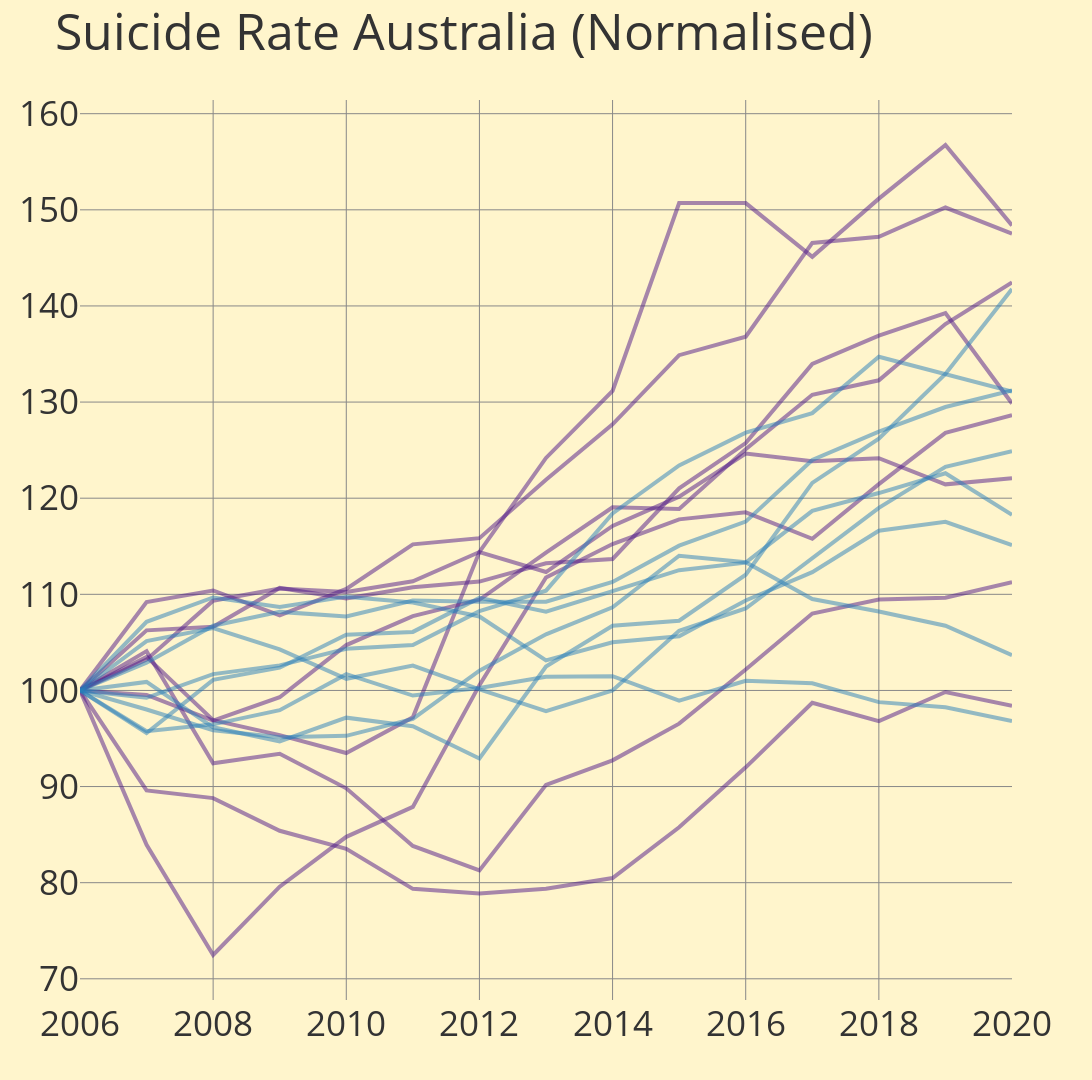

Notebook code cell kept with this figure:
### Code cell
plot_normalized_suicide_trends(
    file_name="d_aus_suicide_grouped.csv",
    min_year=2006,
    max_year=2020,
    # age_groups=["<20", "20s", "30s"],
    split_by_gender=True,
    split_by_age_group=True,
    template="base",
    rolling_window=5,
    # highlight_lines=["Females_<20", "Females_20s", "Females_40s"],
    show_legend=False
)

### Figure 1 — Plotly figure (JSON) as saved in the notebook; plotly's stock layout.template omitted (floating-point values rounded to 4 significant figures)
{"data": [{"line": {"color": "#4f1787", "width": 4}, "mode": "lines", "name": "Females 20s", "opacity": 0.5, "type": "scatter", "x": [2006, 2007, 2008, 2009, 2010, 2011, 2012, 2013, 2014, 2015, 2016, 2017, 2018, 2019, 2020], "y": [100, 99.53, 96.86, 99.29, 104.7, 107.7, 109.4, 114.3, 119.1, 118.9, 125.1, 130.8, 132.3, 138.1, 142.5]}, {"line": {"color": "#4f1787", "width": 4}, "mode": "lines", "name": "Females 30s", "opacity": 0.5, "type": "scatter", "x": [2006, 2007, 2008, 2009, 2010, 2011, 2012, 2013, 2014, 2015, 2016, 2017, 2018, 2019, 2020], "y": [100, 103.2, 109.3, 110.6, 110.2, 111.4, 114.4, 112.3, 117.1, 120.2, 124.6, 123.8, 124.2, 121.4, 122.1]}, {"line": {"color": "#4f1787", "width": 4}, "mode": "lines", "name": "Females 40s", "opacity": 0.5, "type": "scatter", "x": [2006, 2007, 2008, 2009, 2010, 2011, 2012, 2013, 2014, 2015, 2016, 2017, 2018, 2019, 2020], "y": [100, 109.2, 110.4, 107.8, 110.6, 115.2, 115.8, 121.9, 127.7, 134.9, 136.8, 146.6, 147.2, 150.2, 147.5]}, {"line": {"color": "#4f1787", "width": 4}, "mode": "lines", "name": "Females 50s", "opacity": 0.5, "type": "scatter", "x": [2006, 2007, 2008, 2009, 2010, 2011, 2012, 2013, 2014, 2015, 2016, 2017, 2018, 2019, 2020], "y": [100, 106.2, 106.6, 110.7, 109.6, 110.7, 111.3, 113.2, 113.7, 121.0, 125.7, 134.0, 136.9, 139.3, 129.9]}, {"line": {"color": "#4f1787", "width": 4}, "mode": "lines", "name": "Females 60s", "opacity": 0.5, "type": "scatter", "x": [2006, 2007, 2008, 2009, 2010, 2011, 2012, 2013, 2014, 2015, 2016, 2017, 2018, 2019, 2020], "y": [100, 104.1, 92.42, 93.41, 89.82, 83.82, 81.27, 90.18, 92.73, 96.55, 102.2, 108, 109.5, 109.6, 111.3]}, {"line": {"color": "#4f1787", "width": 4}, "mode": "lines", "name": "Females 70s", "opacity": 0.5, "type": "scatter", "x": [2006, 2007, 2008, 2009, 2010, 2011, 2012, 2013, 2014, 2015, 2016, 2017, 2018, 2019, 2020], "y": [100, 89.6, 88.8, 85.4, 83.52, 79.36, 78.88, 79.36, 80.48, 85.76, 92, 98.72, 96.8, 99.84, 98.4]}, {"line": {"color": "#4f1787", "width": 4}, "mode": "lines", "name": "Females 80+", "opacity": 0.5, "type": "scatter", "x": [2006, 2007, 2008, 2009, 2010, 2011, 2012, 2013, 2014, 2015, 2016, 2017, 2018, 2019, 2020], "y": [100, 83.94, 72.48, 79.59, 84.77, 87.89, 100.6, 111.7, 115.2, 117.8, 118.5, 115.8, 121.5, 126.8, 128.6]}, {"line": {"color": "#4f1787", "width": 4}, "mode": "lines", "name": "Females <20", "opacity": 0.5, "type": "scatter", "x": [2006, 2007, 2008, 2009, 2010, 2011, 2012, 2013, 2014, 2015, 2016, 2017, 2018, 2019, 2020], "y": [100, 103.5, 96.9, 95.35, 93.49, 97.21, 114.4, 124.2, 131.2, 150.7, 150.7, 145.1, 151.2, 156.7, 148.4]}, {"line": {"color": "#297fb9", "width": 4}, "mode": "lines", "name": "Males 20s", "opacity": 0.5, "type": "scatter", "x": [2006, 2007, 2008, 2009, 2010, 2011, 2012, 2013, 2014, 2015, 2016, 2017, 2018, 2019, 2020], "y": [100, 105.1, 106.5, 104.3, 101.2, 102.6, 100.1, 97.84, 100, 106.2, 108.5, 113.7, 119.0, 123.3, 124.9]}, {"line": {"color": "#297fb9", "width": 4}, "mode": "lines", "name": "Males 30s", "opacity": 0.5, "type": "scatter", "x": [2006, 2007, 2008, 2009, 2010, 2011, 2012, 2013, 2014, 2015, 2016, 2017, 2018, 2019, 2020], "y": [100, 107.1, 109.7, 108.7, 109.8, 109.1, 107.7, 103.1, 105.0, 105.6, 109.4, 112.3, 116.6, 117.5, 115.1]}, {"line": {"color": "#297fb9", "width": 4}, "mode": "lines", "name": "Males 40s", "opacity": 0.5, "type": "scatter", "x": [2006, 2007, 2008, 2009, 2010, 2011, 2012, 2013, 2014, 2015, 2016, 2017, 2018, 2019, 2020], "y": [100, 95.58, 101.1, 102.4, 105.8, 106.1, 109.6, 108.2, 110.3, 112.5, 113.3, 118.7, 120.5, 122.6, 118.3]}, {"line": {"color": "#297fb9", "width": 4}, "mode": "lines", "name": "Males 50s", "opacity": 0.5, "type": "scatter", "x": [2006, 2007, 2008, 2009, 2010, 2011, 2012, 2013, 2014, 2015, 2016, 2017, 2018, 2019, 2020], "y": [100, 99.24, 101.7, 102.6, 104.3, 104.7, 108.2, 110.4, 118.4, 123.4, 126.8, 128.9, 134.7, 132.9, 131.1]}, {"line": {"color": "#297fb9", "width": 4}, "mode": "lines", "name": "Males 60s", "opacity": 0.5, "type": "scatter", "x": [2006, 2007, 2008, 2009, 2010, 2011, 2012, 2013, 2014, 2015, 2016, 2017, 2018, 2019, 2020], "y": [100, 102.9, 106.7, 108.2, 107.7, 109.4, 109.2, 109.2, 111.3, 115.1, 117.6, 124.0, 126.9, 129.5, 131.2]}, {"line": {"color": "#297fb9", "width": 4}, "mode": "lines", "name": "Males 70s", "opacity": 0.5, "type": "scatter", "x": [2006, 2007, 2008, 2009, 2010, 2011, 2012, 2013, 2014, 2015, 2016, 2017, 2018, 2019, 2020], "y": [100, 95.77, 96.47, 97.95, 101.7, 99.47, 100.3, 101.4, 101.5, 98.94, 101.0, 100.7, 98.78, 98.25, 96.83]}, {"line": {"color": "#297fb9", "width": 4}, "mode": "lines", "name": "Males 80+", "opacity": 0.5, "type": "scatter", "x": [2006, 2007, 2008, 2009, 2010, 2011, 2012, 2013, 2014, 2015, 2016, 2017, 2018, 2019, 2020], "y": [100, 98.02, 95.86, 95.14, 95.28, 97.05, 102.1, 105.8, 108.6, 114.0, 113.3, 109.5, 108.2, 106.7, 103.7]}, {"line": {"color": "#297fb9", "width": 4}, "mode": "lines", "name": "Males <20", "opacity": 0.5, "type": "scatter", "x": [2006, 2007, 2008, 2009, 2010, 2011, 2012, 2013, 2014, 2015, 2016, 2017, 2018, 2019, 2020], "y": [100, 100.9, 96.17, 94.69, 97.17, 96.28, 92.92, 102.5, 106.7, 107.3, 112.0, 121.6, 126.2, 132.9, 141.8]}], "layout": {"height": 1080, "legend": {"title": {"text": "Group"}}, "showlegend": false, "title": {"font": {"size": 50}, "text": "Suicide Rate Australia (Normalised)"}, "width": 1920, "xaxis": {"tickfont": {"size": 35}, "title": {}}, "yaxis": {"tickfont": {"size": 35}, "title": {}}}}
